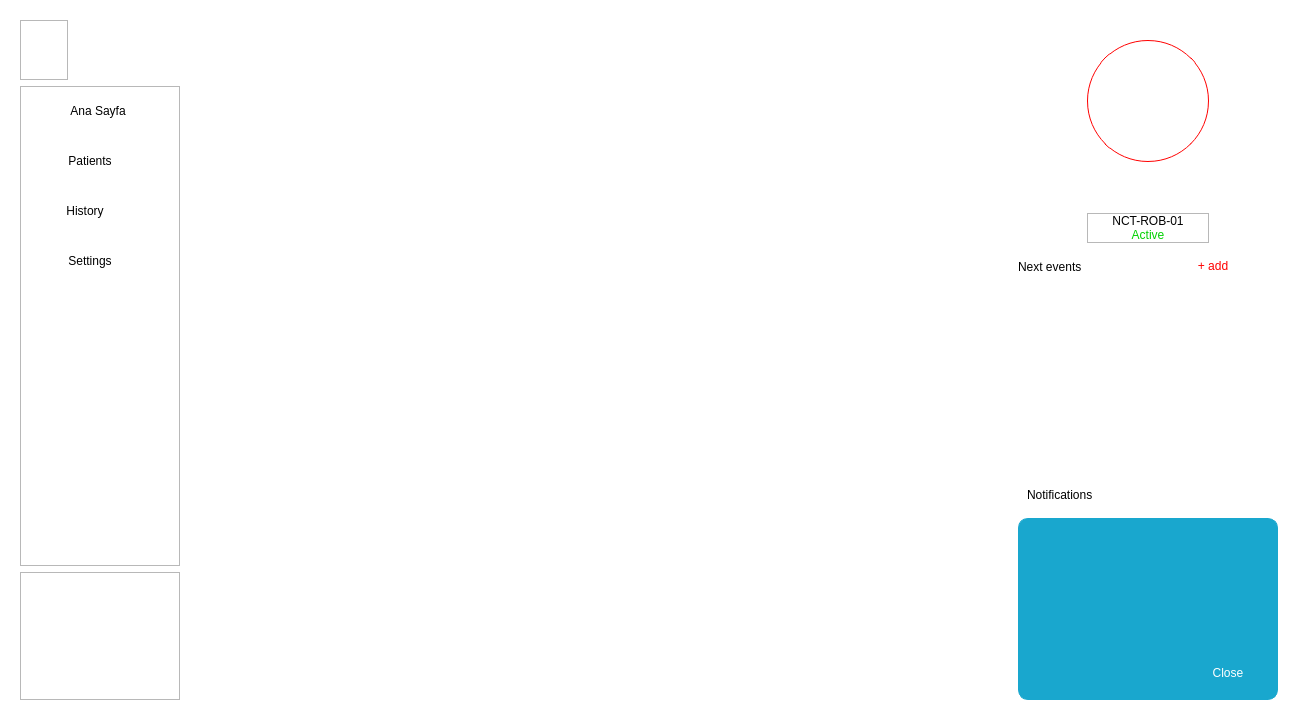
<?xml version="1.0" encoding="UTF-8"?>
<ui version="4.0">
 <class>MainWindow</class>
 <widget class="QMainWindow" name="MainWindow">
  <property name="geometry">
   <rect>
    <x>0</x>
    <y>0</y>
    <width>1280</width>
    <height>720</height>
   </rect>
  </property>
  <property name="windowTitle">
   <string>MainWindow</string>
  </property>
  <property name="styleSheet">
   <string notr="true">QFrame#left_frame,#right_frame, #central_frame{
background-color: white;
}</string>
  </property>
  <widget class="QWidget" name="centralwidget">
   <layout class="QHBoxLayout" name="horizontalLayout">
    <property name="spacing">
     <number>0</number>
    </property>
    <property name="leftMargin">
     <number>0</number>
    </property>
    <property name="topMargin">
     <number>0</number>
    </property>
    <property name="rightMargin">
     <number>0</number>
    </property>
    <property name="bottomMargin">
     <number>0</number>
    </property>
    <item>
     <widget class="QFrame" name="left_frame">
      <property name="minimumSize">
       <size>
        <width>200</width>
        <height>0</height>
       </size>
      </property>
      <property name="maximumSize">
       <size>
        <width>200</width>
        <height>16777215</height>
       </size>
      </property>
      <property name="frameShape">
       <enum>QFrame::NoFrame</enum>
      </property>
      <property name="frameShadow">
       <enum>QFrame::Raised</enum>
      </property>
      <layout class="QVBoxLayout" name="verticalLayout">
       <property name="leftMargin">
        <number>20</number>
       </property>
       <property name="topMargin">
        <number>20</number>
       </property>
       <property name="rightMargin">
        <number>20</number>
       </property>
       <property name="bottomMargin">
        <number>20</number>
       </property>
       <item alignment="Qt::AlignLeft">
        <widget class="QFrame" name="frame">
         <property name="minimumSize">
          <size>
           <width>48</width>
           <height>48</height>
          </size>
         </property>
         <property name="maximumSize">
          <size>
           <width>16777215</width>
           <height>60</height>
          </size>
         </property>
         <property name="styleSheet">
          <string notr="true">image: url(:/resource/images/logo.png);</string>
         </property>
         <property name="frameShape">
          <enum>QFrame::StyledPanel</enum>
         </property>
         <property name="frameShadow">
          <enum>QFrame::Raised</enum>
         </property>
        </widget>
       </item>
       <item alignment="Qt::AlignTop">
        <widget class="QFrame" name="frame_2">
         <property name="minimumSize">
          <size>
           <width>0</width>
           <height>480</height>
          </size>
         </property>
         <property name="frameShape">
          <enum>QFrame::StyledPanel</enum>
         </property>
         <property name="frameShadow">
          <enum>QFrame::Raised</enum>
         </property>
         <layout class="QVBoxLayout" name="verticalLayout_2">
          <property name="spacing">
           <number>2</number>
          </property>
          <property name="leftMargin">
           <number>0</number>
          </property>
          <property name="topMargin">
           <number>0</number>
          </property>
          <property name="rightMargin">
           <number>0</number>
          </property>
          <property name="bottomMargin">
           <number>0</number>
          </property>
          <item>
           <widget class="QPushButton" name="pushButton_2">
            <property name="minimumSize">
             <size>
              <width>0</width>
              <height>48</height>
             </size>
            </property>
            <property name="maximumSize">
             <size>
              <width>16777215</width>
              <height>48</height>
             </size>
            </property>
            <property name="toolTipDuration">
             <number>-1</number>
            </property>
            <property name="layoutDirection">
             <enum>Qt::LeftToRight</enum>
            </property>
            <property name="styleSheet">
             <string notr="true">QPushButton{
font: 75 12pt &quot;Century Gothic&quot;;
border: 1px solid white;
border-radius: 10px;
}
QPushButton:hover{
background-color: #f2e8e4;
}</string>
            </property>
            <property name="text">
             <string>  Ana Sayfa   </string>
            </property>
            <property name="icon">
             <iconset resource="resource.qrc">
              <normaloff>:/resource/images/home.png</normaloff>:/resource/images/home.png</iconset>
            </property>
            <property name="iconSize">
             <size>
              <width>22</width>
              <height>22</height>
             </size>
            </property>
            <property name="default">
             <bool>false</bool>
            </property>
            <property name="flat">
             <bool>false</bool>
            </property>
           </widget>
          </item>
          <item>
           <widget class="QPushButton" name="pushButton_3">
            <property name="sizePolicy">
             <sizepolicy hsizetype="Minimum" vsizetype="Fixed">
              <horstretch>0</horstretch>
              <verstretch>0</verstretch>
             </sizepolicy>
            </property>
            <property name="minimumSize">
             <size>
              <width>0</width>
              <height>48</height>
             </size>
            </property>
            <property name="maximumSize">
             <size>
              <width>16777215</width>
              <height>48</height>
             </size>
            </property>
            <property name="toolTipDuration">
             <number>-1</number>
            </property>
            <property name="layoutDirection">
             <enum>Qt::LeftToRight</enum>
            </property>
            <property name="styleSheet">
             <string notr="true">QPushButton{
font: 75 12pt &quot;Century Gothic&quot;;
border: 1px solid white;
border-radius: 10px;
}
QPushButton:hover{
background-color: #f2e8e4;
}</string>
            </property>
            <property name="text">
             <string>  Patients        </string>
            </property>
            <property name="icon">
             <iconset resource="resource.qrc">
              <normaloff>:/resource/images/user.png</normaloff>:/resource/images/user.png</iconset>
            </property>
            <property name="iconSize">
             <size>
              <width>22</width>
              <height>22</height>
             </size>
            </property>
            <property name="default">
             <bool>false</bool>
            </property>
            <property name="flat">
             <bool>false</bool>
            </property>
           </widget>
          </item>
          <item>
           <widget class="QPushButton" name="pushButton">
            <property name="sizePolicy">
             <sizepolicy hsizetype="Minimum" vsizetype="Fixed">
              <horstretch>0</horstretch>
              <verstretch>0</verstretch>
             </sizepolicy>
            </property>
            <property name="minimumSize">
             <size>
              <width>0</width>
              <height>48</height>
             </size>
            </property>
            <property name="maximumSize">
             <size>
              <width>16777215</width>
              <height>48</height>
             </size>
            </property>
            <property name="toolTipDuration">
             <number>-1</number>
            </property>
            <property name="layoutDirection">
             <enum>Qt::LeftToRight</enum>
            </property>
            <property name="styleSheet">
             <string notr="true">QPushButton{
font: 75 12pt &quot;Century Gothic&quot;;
border: 1px solid white;
border-radius: 10px;
}
QPushButton:hover{
background-color: #f2e8e4;
}</string>
            </property>
            <property name="text">
             <string>  History           </string>
            </property>
            <property name="icon">
             <iconset resource="resource.qrc">
              <normaloff>:/resource/images/history.png</normaloff>:/resource/images/history.png</iconset>
            </property>
            <property name="iconSize">
             <size>
              <width>22</width>
              <height>22</height>
             </size>
            </property>
            <property name="default">
             <bool>false</bool>
            </property>
            <property name="flat">
             <bool>false</bool>
            </property>
           </widget>
          </item>
          <item>
           <widget class="QPushButton" name="pushButton_4">
            <property name="sizePolicy">
             <sizepolicy hsizetype="Minimum" vsizetype="Fixed">
              <horstretch>0</horstretch>
              <verstretch>0</verstretch>
             </sizepolicy>
            </property>
            <property name="minimumSize">
             <size>
              <width>0</width>
              <height>48</height>
             </size>
            </property>
            <property name="maximumSize">
             <size>
              <width>16777215</width>
              <height>48</height>
             </size>
            </property>
            <property name="toolTipDuration">
             <number>-1</number>
            </property>
            <property name="layoutDirection">
             <enum>Qt::LeftToRight</enum>
            </property>
            <property name="styleSheet">
             <string notr="true">QPushButton{
font: 75 12pt &quot;Century Gothic&quot;;
border: 1px solid white;
border-radius: 10px;
}
QPushButton:hover{
background-color: #f2e8e4;
}</string>
            </property>
            <property name="text">
             <string>  Settings        </string>
            </property>
            <property name="icon">
             <iconset resource="resource.qrc">
              <normaloff>:/resource/images/settings.png</normaloff>:/resource/images/settings.png</iconset>
            </property>
            <property name="iconSize">
             <size>
              <width>22</width>
              <height>22</height>
             </size>
            </property>
            <property name="default">
             <bool>false</bool>
            </property>
            <property name="flat">
             <bool>false</bool>
            </property>
           </widget>
          </item>
          <item alignment="Qt::AlignTop">
           <widget class="QFrame" name="frame_4">
            <property name="frameShape">
             <enum>QFrame::NoFrame</enum>
            </property>
            <property name="frameShadow">
             <enum>QFrame::Raised</enum>
            </property>
            <layout class="QVBoxLayout" name="verticalLayout_3">
             <property name="leftMargin">
              <number>0</number>
             </property>
             <property name="topMargin">
              <number>0</number>
             </property>
             <property name="rightMargin">
              <number>0</number>
             </property>
             <property name="bottomMargin">
              <number>0</number>
             </property>
            </layout>
           </widget>
          </item>
         </layout>
        </widget>
       </item>
       <item>
        <widget class="QFrame" name="frame_3">
         <property name="frameShape">
          <enum>QFrame::StyledPanel</enum>
         </property>
         <property name="frameShadow">
          <enum>QFrame::Raised</enum>
         </property>
        </widget>
       </item>
      </layout>
     </widget>
    </item>
    <item>
     <widget class="QFrame" name="central_frame">
      <property name="frameShape">
       <enum>QFrame::NoFrame</enum>
      </property>
      <property name="frameShadow">
       <enum>QFrame::Raised</enum>
      </property>
      <layout class="QVBoxLayout" name="verticalLayout_11">
       <property name="spacing">
        <number>0</number>
       </property>
       <property name="leftMargin">
        <number>0</number>
       </property>
       <property name="topMargin">
        <number>20</number>
       </property>
       <property name="rightMargin">
        <number>0</number>
       </property>
       <property name="bottomMargin">
        <number>20</number>
       </property>
       <item>
        <widget class="QStackedWidget" name="stackedWidget">
         <property name="currentIndex">
          <number>0</number>
         </property>
         <widget class="QWidget" name="home_page">
          <layout class="QVBoxLayout" name="verticalLayout_12">
           <property name="spacing">
            <number>0</number>
           </property>
           <property name="leftMargin">
            <number>0</number>
           </property>
           <property name="topMargin">
            <number>0</number>
           </property>
           <property name="rightMargin">
            <number>0</number>
           </property>
           <property name="bottomMargin">
            <number>0</number>
           </property>
           <item>
            <widget class="QFrame" name="frame_12">
             <property name="frameShape">
              <enum>QFrame::NoFrame</enum>
             </property>
             <property name="frameShadow">
              <enum>QFrame::Raised</enum>
             </property>
             <layout class="QVBoxLayout" name="video_layout">
              <property name="spacing">
               <number>0</number>
              </property>
              <property name="leftMargin">
               <number>0</number>
              </property>
              <property name="topMargin">
               <number>0</number>
              </property>
              <property name="rightMargin">
               <number>0</number>
              </property>
              <property name="bottomMargin">
               <number>0</number>
              </property>
             </layout>
            </widget>
           </item>
           <item>
            <widget class="QFrame" name="frame_13">
             <property name="minimumSize">
              <size>
               <width>0</width>
               <height>100</height>
              </size>
             </property>
             <property name="maximumSize">
              <size>
               <width>16777215</width>
               <height>150</height>
              </size>
             </property>
             <property name="frameShape">
              <enum>QFrame::NoFrame</enum>
             </property>
             <property name="frameShadow">
              <enum>QFrame::Raised</enum>
             </property>
            </widget>
           </item>
          </layout>
         </widget>
         <widget class="QWidget" name="patients">
          <layout class="QHBoxLayout" name="horizontalLayout_3">
           <property name="spacing">
            <number>0</number>
           </property>
           <property name="leftMargin">
            <number>0</number>
           </property>
           <property name="topMargin">
            <number>0</number>
           </property>
           <property name="rightMargin">
            <number>0</number>
           </property>
           <property name="bottomMargin">
            <number>0</number>
           </property>
           <item>
            <widget class="QFrame" name="frame_14">
             <property name="minimumSize">
              <size>
               <width>0</width>
               <height>0</height>
              </size>
             </property>
             <property name="frameShape">
              <enum>QFrame::NoFrame</enum>
             </property>
             <property name="frameShadow">
              <enum>QFrame::Raised</enum>
             </property>
             <layout class="QVBoxLayout" name="verticalLayout_13">
              <item>
               <widget class="QLabel" name="label_7">
                <property name="minimumSize">
                 <size>
                  <width>390</width>
                  <height>0</height>
                 </size>
                </property>
                <property name="styleSheet">
                 <string notr="true">image: url(:/resource/images/register_doctor.png);</string>
                </property>
                <property name="text">
                 <string/>
                </property>
               </widget>
              </item>
             </layout>
            </widget>
           </item>
           <item>
            <widget class="QFrame" name="frame_15">
             <property name="frameShape">
              <enum>QFrame::NoFrame</enum>
             </property>
             <property name="frameShadow">
              <enum>QFrame::Raised</enum>
             </property>
             <layout class="QVBoxLayout" name="verticalLayout_14">
              <property name="spacing">
               <number>0</number>
              </property>
              <property name="leftMargin">
               <number>0</number>
              </property>
              <property name="topMargin">
               <number>0</number>
              </property>
              <property name="rightMargin">
               <number>0</number>
              </property>
              <property name="bottomMargin">
               <number>0</number>
              </property>
              <item alignment="Qt::AlignHCenter|Qt::AlignVCenter">
               <widget class="QFrame" name="frame_16">
                <property name="minimumSize">
                 <size>
                  <width>390</width>
                  <height>0</height>
                 </size>
                </property>
                <property name="maximumSize">
                 <size>
                  <width>390</width>
                  <height>16777215</height>
                 </size>
                </property>
                <property name="styleSheet">
                 <string notr="true">QLabel{
font: 75 11pt &quot;Century Gothic&quot;;
}</string>
                </property>
                <property name="frameShape">
                 <enum>QFrame::StyledPanel</enum>
                </property>
                <property name="frameShadow">
                 <enum>QFrame::Raised</enum>
                </property>
                <layout class="QVBoxLayout" name="verticalLayout_15">
                 <item>
                  <widget class="QLabel" name="label_8">
                   <property name="styleSheet">
                    <string notr="true">font: 75 18pt &quot;Century Gothic&quot;;</string>
                   </property>
                   <property name="text">
                    <string>Hasta ekle</string>
                   </property>
                  </widget>
                 </item>
                 <item>
                  <widget class="QLabel" name="label_9">
                   <property name="styleSheet">
                    <string notr="true"/>
                   </property>
                   <property name="text">
                    <string>Ad-Soyad</string>
                   </property>
                   <property name="alignment">
                    <set>Qt::AlignBottom|Qt::AlignLeading|Qt::AlignLeft</set>
                   </property>
                  </widget>
                 </item>
                 <item>
                  <widget class="QLineEdit" name="lineEdit">
                   <property name="minimumSize">
                    <size>
                     <width>0</width>
                     <height>40</height>
                    </size>
                   </property>
                   <property name="styleSheet">
                    <string notr="true">font: 75 12pt &quot;Century Gothic&quot;;
border: 1px solid black;
border-radius: 10px;</string>
                   </property>
                  </widget>
                 </item>
                 <item>
                  <widget class="QLabel" name="label_10">
                   <property name="styleSheet">
                    <string notr="true"/>
                   </property>
                   <property name="text">
                    <string>Tel</string>
                   </property>
                   <property name="alignment">
                    <set>Qt::AlignBottom|Qt::AlignLeading|Qt::AlignLeft</set>
                   </property>
                  </widget>
                 </item>
                 <item>
                  <widget class="QLineEdit" name="lineEdit_2">
                   <property name="minimumSize">
                    <size>
                     <width>0</width>
                     <height>40</height>
                    </size>
                   </property>
                   <property name="styleSheet">
                    <string notr="true">font: 75 12pt &quot;Century Gothic&quot;;
border: 1px solid black;
border-radius: 10px;</string>
                   </property>
                  </widget>
                 </item>
                 <item>
                  <widget class="QLabel" name="label_12">
                   <property name="styleSheet">
                    <string notr="true"/>
                   </property>
                   <property name="text">
                    <string>Yaş</string>
                   </property>
                   <property name="alignment">
                    <set>Qt::AlignBottom|Qt::AlignLeading|Qt::AlignLeft</set>
                   </property>
                  </widget>
                 </item>
                 <item>
                  <widget class="QLineEdit" name="lineEdit_3">
                   <property name="minimumSize">
                    <size>
                     <width>0</width>
                     <height>40</height>
                    </size>
                   </property>
                   <property name="styleSheet">
                    <string notr="true">font: 75 12pt &quot;Century Gothic&quot;;
border: 1px solid black;
border-radius: 10px;</string>
                   </property>
                  </widget>
                 </item>
                 <item>
                  <widget class="QLabel" name="label_11">
                   <property name="styleSheet">
                    <string notr="true"/>
                   </property>
                   <property name="text">
                    <string>Oda No</string>
                   </property>
                   <property name="alignment">
                    <set>Qt::AlignBottom|Qt::AlignLeading|Qt::AlignLeft</set>
                   </property>
                  </widget>
                 </item>
                 <item>
                  <widget class="QLineEdit" name="lineEdit_4">
                   <property name="minimumSize">
                    <size>
                     <width>0</width>
                     <height>40</height>
                    </size>
                   </property>
                   <property name="styleSheet">
                    <string notr="true">font: 75 12pt &quot;Century Gothic&quot;;
border: 1px solid black;
border-radius: 10px;</string>
                   </property>
                  </widget>
                 </item>
                 <item>
                  <widget class="QLabel" name="label_13">
                   <property name="styleSheet">
                    <string notr="true"/>
                   </property>
                   <property name="text">
                    <string>İlaç</string>
                   </property>
                   <property name="alignment">
                    <set>Qt::AlignBottom|Qt::AlignLeading|Qt::AlignLeft</set>
                   </property>
                  </widget>
                 </item>
                 <item>
                  <widget class="QLineEdit" name="lineEdit_5">
                   <property name="minimumSize">
                    <size>
                     <width>0</width>
                     <height>40</height>
                    </size>
                   </property>
                   <property name="styleSheet">
                    <string notr="true">font: 75 12pt &quot;Century Gothic&quot;;
border: 1px solid black;
border-radius: 10px;</string>
                   </property>
                  </widget>
                 </item>
                 <item>
                  <widget class="QLabel" name="label_14">
                   <property name="styleSheet">
                    <string notr="true"/>
                   </property>
                   <property name="text">
                    <string>Görev</string>
                   </property>
                   <property name="alignment">
                    <set>Qt::AlignBottom|Qt::AlignLeading|Qt::AlignLeft</set>
                   </property>
                  </widget>
                 </item>
                 <item>
                  <widget class="QComboBox" name="comboBox">
                   <property name="minimumSize">
                    <size>
                     <width>0</width>
                     <height>40</height>
                    </size>
                   </property>
                  </widget>
                 </item>
                 <item>
                  <widget class="QLabel" name="label_15">
                   <property name="styleSheet">
                    <string notr="true"/>
                   </property>
                   <property name="text">
                    <string>Takvim</string>
                   </property>
                   <property name="alignment">
                    <set>Qt::AlignBottom|Qt::AlignLeading|Qt::AlignLeft</set>
                   </property>
                  </widget>
                 </item>
                 <item>
                  <widget class="QFrame" name="frame_17">
                   <property name="minimumSize">
                    <size>
                     <width>0</width>
                     <height>40</height>
                    </size>
                   </property>
                   <property name="frameShape">
                    <enum>QFrame::StyledPanel</enum>
                   </property>
                   <property name="frameShadow">
                    <enum>QFrame::Raised</enum>
                   </property>
                   <layout class="QHBoxLayout" name="horizontalLayout_4">
                    <property name="spacing">
                     <number>20</number>
                    </property>
                    <property name="leftMargin">
                     <number>0</number>
                    </property>
                    <property name="topMargin">
                     <number>0</number>
                    </property>
                    <property name="rightMargin">
                     <number>0</number>
                    </property>
                    <property name="bottomMargin">
                     <number>0</number>
                    </property>
                    <item>
                     <widget class="QComboBox" name="comboBox_2">
                      <property name="minimumSize">
                       <size>
                        <width>0</width>
                        <height>38</height>
                       </size>
                      </property>
                     </widget>
                    </item>
                    <item>
                     <widget class="QComboBox" name="comboBox_3">
                      <property name="minimumSize">
                       <size>
                        <width>0</width>
                        <height>38</height>
                       </size>
                      </property>
                     </widget>
                    </item>
                    <item>
                     <widget class="QComboBox" name="comboBox_4">
                      <property name="minimumSize">
                       <size>
                        <width>0</width>
                        <height>38</height>
                       </size>
                      </property>
                     </widget>
                    </item>
                   </layout>
                  </widget>
                 </item>
                 <item>
                  <widget class="QLabel" name="label_16">
                   <property name="text">
                    <string/>
                   </property>
                  </widget>
                 </item>
                 <item>
                  <widget class="QPushButton" name="pushButton_7">
                   <property name="minimumSize">
                    <size>
                     <width>0</width>
                     <height>40</height>
                    </size>
                   </property>
                   <property name="styleSheet">
                    <string notr="true">QPushButton{
	font: 12pt &quot;Century Gothic&quot;;
	color: white;
	background-color: #f44336;
border: 1px solid #f44336;
border-radius: 10px;
}
QPushButton:hover{
border: 1px solid #ff5338;
background-color: #ff5338;
}</string>
                   </property>
                   <property name="text">
                    <string>Ekle</string>
                   </property>
                  </widget>
                 </item>
                </layout>
               </widget>
              </item>
             </layout>
            </widget>
           </item>
          </layout>
         </widget>
        </widget>
       </item>
      </layout>
     </widget>
    </item>
    <item>
     <widget class="QFrame" name="right_frame">
      <property name="minimumSize">
       <size>
        <width>300</width>
        <height>0</height>
       </size>
      </property>
      <property name="maximumSize">
       <size>
        <width>300</width>
        <height>16777215</height>
       </size>
      </property>
      <property name="frameShape">
       <enum>QFrame::NoFrame</enum>
      </property>
      <property name="frameShadow">
       <enum>QFrame::Raised</enum>
      </property>
      <layout class="QVBoxLayout" name="verticalLayout_4">
       <property name="leftMargin">
        <number>20</number>
       </property>
       <property name="topMargin">
        <number>20</number>
       </property>
       <property name="rightMargin">
        <number>20</number>
       </property>
       <property name="bottomMargin">
        <number>20</number>
       </property>
       <item alignment="Qt::AlignHCenter">
        <widget class="QFrame" name="frame_5">
         <property name="frameShape">
          <enum>QFrame::NoFrame</enum>
         </property>
         <property name="frameShadow">
          <enum>QFrame::Raised</enum>
         </property>
         <layout class="QVBoxLayout" name="verticalLayout_5">
          <property name="spacing">
           <number>0</number>
          </property>
          <property name="leftMargin">
           <number>0</number>
          </property>
          <property name="topMargin">
           <number>20</number>
          </property>
          <property name="rightMargin">
           <number>0</number>
          </property>
          <property name="bottomMargin">
           <number>0</number>
          </property>
          <item>
           <widget class="QLabel" name="label">
            <property name="minimumSize">
             <size>
              <width>122</width>
              <height>122</height>
             </size>
            </property>
            <property name="maximumSize">
             <size>
              <width>122</width>
              <height>122</height>
             </size>
            </property>
            <property name="styleSheet">
             <string notr="true">border: 1px solid red;
border-radius: 61px;
image: url(:/resource/images/doctor.png);
</string>
            </property>
            <property name="frameShape">
             <enum>QFrame::NoFrame</enum>
            </property>
            <property name="text">
             <string/>
            </property>
           </widget>
          </item>
          <item alignment="Qt::AlignBottom">
           <widget class="QFrame" name="frame_8">
            <property name="frameShape">
             <enum>QFrame::StyledPanel</enum>
            </property>
            <property name="frameShadow">
             <enum>QFrame::Raised</enum>
            </property>
            <layout class="QVBoxLayout" name="verticalLayout_6">
             <property name="spacing">
              <number>0</number>
             </property>
             <property name="leftMargin">
              <number>0</number>
             </property>
             <property name="topMargin">
              <number>0</number>
             </property>
             <property name="rightMargin">
              <number>0</number>
             </property>
             <property name="bottomMargin">
              <number>0</number>
             </property>
             <item>
              <widget class="QLabel" name="label_2">
               <property name="maximumSize">
                <size>
                 <width>16777215</width>
                 <height>25</height>
                </size>
               </property>
               <property name="styleSheet">
                <string notr="true">font: 14pt &quot;Century Gothic&quot;;</string>
               </property>
               <property name="text">
                <string>NCT-ROB-01</string>
               </property>
               <property name="alignment">
                <set>Qt::AlignCenter</set>
               </property>
              </widget>
             </item>
             <item>
              <widget class="QLabel" name="label_3">
               <property name="maximumSize">
                <size>
                 <width>16777215</width>
                 <height>25</height>
                </size>
               </property>
               <property name="styleSheet">
                <string notr="true">font: 75 12pt &quot;Century Gothic&quot;;
color: rgb(0, 209, 0);</string>
               </property>
               <property name="text">
                <string>Active</string>
               </property>
               <property name="alignment">
                <set>Qt::AlignCenter</set>
               </property>
              </widget>
             </item>
            </layout>
           </widget>
          </item>
         </layout>
        </widget>
       </item>
       <item>
        <widget class="QFrame" name="frame_6">
         <property name="frameShape">
          <enum>QFrame::NoFrame</enum>
         </property>
         <property name="frameShadow">
          <enum>QFrame::Raised</enum>
         </property>
         <layout class="QVBoxLayout" name="verticalLayout_7" stretch="0,0">
          <property name="spacing">
           <number>10</number>
          </property>
          <property name="leftMargin">
           <number>0</number>
          </property>
          <property name="topMargin">
           <number>0</number>
          </property>
          <property name="rightMargin">
           <number>0</number>
          </property>
          <property name="bottomMargin">
           <number>0</number>
          </property>
          <item>
           <widget class="QFrame" name="frame_9">
            <property name="maximumSize">
             <size>
              <width>16777215</width>
              <height>35</height>
             </size>
            </property>
            <property name="frameShape">
             <enum>QFrame::NoFrame</enum>
            </property>
            <property name="frameShadow">
             <enum>QFrame::Raised</enum>
            </property>
            <layout class="QHBoxLayout" name="horizontalLayout_2">
             <property name="spacing">
              <number>0</number>
             </property>
             <property name="leftMargin">
              <number>0</number>
             </property>
             <property name="topMargin">
              <number>0</number>
             </property>
             <property name="rightMargin">
              <number>0</number>
             </property>
             <property name="bottomMargin">
              <number>0</number>
             </property>
             <item>
              <widget class="QLabel" name="label_4">
               <property name="maximumSize">
                <size>
                 <width>16777215</width>
                 <height>25</height>
                </size>
               </property>
               <property name="styleSheet">
                <string notr="true">font: 75 14pt &quot;Bahnschrift&quot;;</string>
               </property>
               <property name="text">
                <string>Next events</string>
               </property>
               <property name="alignment">
                <set>Qt::AlignLeading|Qt::AlignLeft|Qt::AlignVCenter</set>
               </property>
              </widget>
             </item>
             <item>
              <widget class="QPushButton" name="pushButton_5">
               <property name="styleSheet">
                <string notr="true">QPushButton{
font: 75 12pt &quot;Century Gothic&quot;;
border: 1px solid white;
border-radius: 10px;
color: #ff0000;
}</string>
               </property>
               <property name="text">
                <string>+ add</string>
               </property>
              </widget>
             </item>
            </layout>
           </widget>
          </item>
          <item alignment="Qt::AlignTop">
           <widget class="QFrame" name="events_frame">
            <property name="frameShape">
             <enum>QFrame::NoFrame</enum>
            </property>
            <property name="frameShadow">
             <enum>QFrame::Raised</enum>
            </property>
            <layout class="QVBoxLayout" name="event_layout">
             <property name="spacing">
              <number>6</number>
             </property>
             <property name="leftMargin">
              <number>0</number>
             </property>
             <property name="topMargin">
              <number>0</number>
             </property>
             <property name="rightMargin">
              <number>0</number>
             </property>
             <property name="bottomMargin">
              <number>0</number>
             </property>
            </layout>
           </widget>
          </item>
         </layout>
        </widget>
       </item>
       <item>
        <widget class="QFrame" name="frame_7">
         <property name="frameShape">
          <enum>QFrame::NoFrame</enum>
         </property>
         <property name="frameShadow">
          <enum>QFrame::Raised</enum>
         </property>
         <layout class="QVBoxLayout" name="verticalLayout_8">
          <property name="leftMargin">
           <number>0</number>
          </property>
          <property name="topMargin">
           <number>0</number>
          </property>
          <property name="rightMargin">
           <number>0</number>
          </property>
          <property name="bottomMargin">
           <number>0</number>
          </property>
          <item>
           <widget class="QFrame" name="frame_10">
            <property name="maximumSize">
             <size>
              <width>16777215</width>
              <height>35</height>
             </size>
            </property>
            <property name="frameShape">
             <enum>QFrame::NoFrame</enum>
            </property>
            <property name="frameShadow">
             <enum>QFrame::Raised</enum>
            </property>
            <layout class="QVBoxLayout" name="verticalLayout_9">
             <item>
              <widget class="QLabel" name="label_5">
               <property name="maximumSize">
                <size>
                 <width>16777215</width>
                 <height>25</height>
                </size>
               </property>
               <property name="styleSheet">
                <string notr="true">font: 75 14pt &quot;Bahnschrift&quot;;</string>
               </property>
               <property name="text">
                <string>Notifications</string>
               </property>
               <property name="alignment">
                <set>Qt::AlignLeading|Qt::AlignLeft|Qt::AlignVCenter</set>
               </property>
              </widget>
             </item>
            </layout>
           </widget>
          </item>
          <item>
           <widget class="QFrame" name="frame_11">
            <property name="styleSheet">
             <string notr="true">QFrame#frame_11{
border: 1px solid #19A7CE;
background-color: #19A7CE;
border-radius: 10px;
}
QLabel{
font: 75 12pt &quot;Century Gothic&quot;;
color: white;

}</string>
            </property>
            <property name="frameShape">
             <enum>QFrame::NoFrame</enum>
            </property>
            <property name="frameShadow">
             <enum>QFrame::Raised</enum>
            </property>
            <layout class="QVBoxLayout" name="verticalLayout_10">
             <item>
              <widget class="QLabel" name="label_6">
               <property name="styleSheet">
                <string notr="true">font: 75 12pt &quot;Century Gothic&quot;;
border: 1px solid #19A7CE;
background-color: #19A7CE;
color: white;
border-radius: 10px;</string>
               </property>
               <property name="text">
                <string/>
               </property>
               <property name="scaledContents">
                <bool>false</bool>
               </property>
               <property name="alignment">
                <set>Qt::AlignLeading|Qt::AlignLeft|Qt::AlignTop</set>
               </property>
              </widget>
             </item>
             <item alignment="Qt::AlignRight">
              <widget class="QPushButton" name="pushButton_6">
               <property name="minimumSize">
                <size>
                 <width>80</width>
                 <height>35</height>
                </size>
               </property>
               <property name="maximumSize">
                <size>
                 <width>80</width>
                 <height>16777215</height>
                </size>
               </property>
               <property name="styleSheet">
                <string notr="true">QPushButton{
font: 75 12pt &quot;Century Gothic&quot;;
border: 1px solid #19A7CE;
background-color: #19A7CE;
color:white;
border-radius: 10px;
}
QPushButton:hover{
color:red;
}</string>
               </property>
               <property name="text">
                <string>Close</string>
               </property>
              </widget>
             </item>
            </layout>
           </widget>
          </item>
         </layout>
        </widget>
       </item>
      </layout>
     </widget>
    </item>
   </layout>
  </widget>
 </widget>
 <resources>
  <include location="resource.qrc"/>
 </resources>
 <connections/>
</ui>
